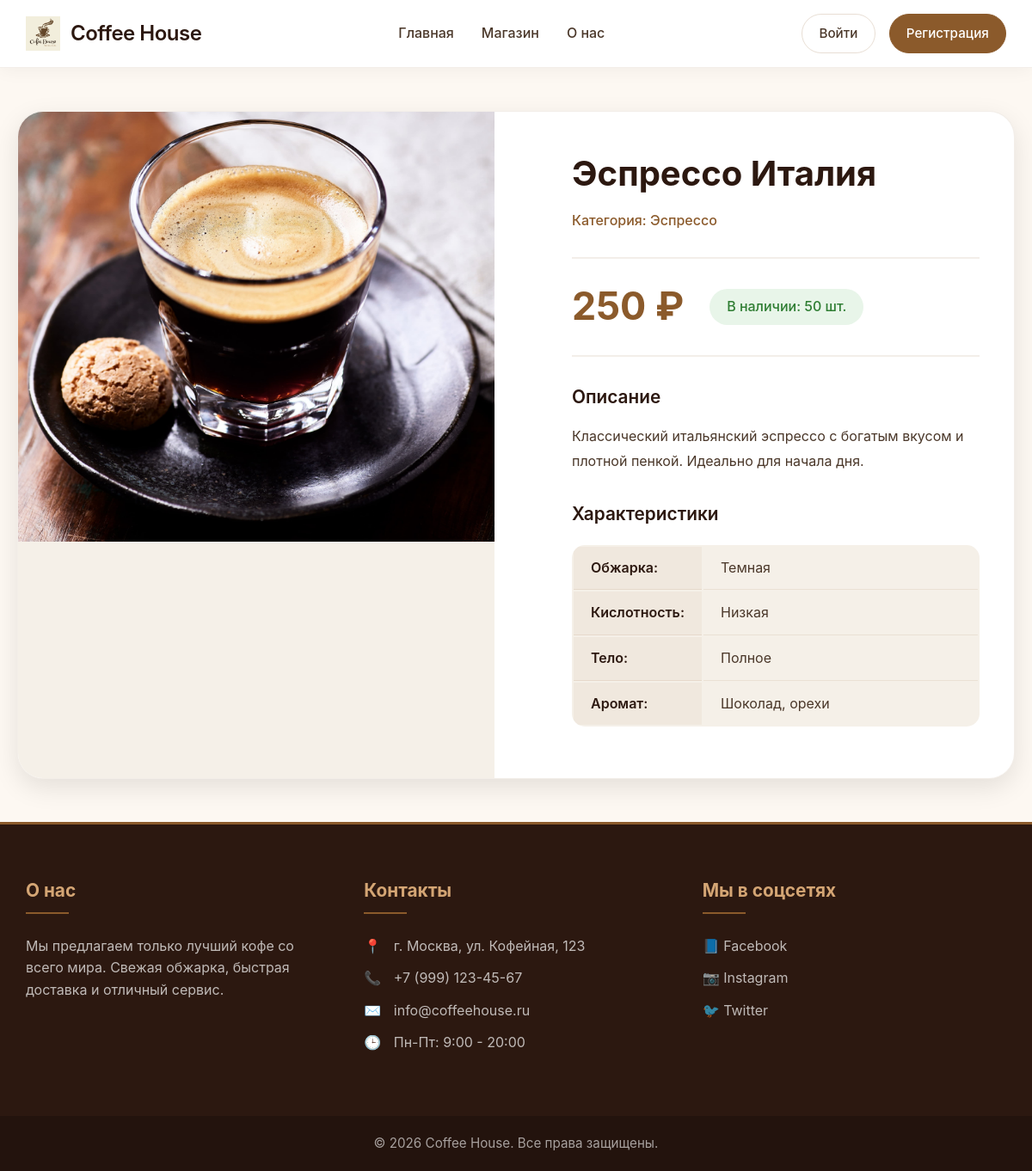
Screenshot of /product.php?id=1 with the database file from the repository.
### tables this page shows
CREATE TABLE products (
    id INT AUTO_INCREMENT PRIMARY KEY,
    category_id INT,
    name VARCHAR(100) NOT NULL,
    description TEXT,
    full_description TEXT,
    price DECIMAL(10, 2) NOT NULL,
    image VARCHAR(255),
    stock INT DEFAULT 0,
    characteristics JSON,
    created_at TIMESTAMP DEFAULT CURRENT_TIMESTAMP,
    FOREIGN KEY (category_id) REFERENCES categories(id)
);

CREATE TABLE categories (
    id INT AUTO_INCREMENT PRIMARY KEY,
    name VARCHAR(50) NOT NULL,
    description TEXT
);

### product.php (the view, shortened to what this page needs)
<?php
include 'includes/header.php';
$product_id = isset($_GET['id']) ? (int)$_GET['id'] : 0;
$query = "SELECT p.*, c.name as category_name FROM products p
          LEFT JOIN categories c ON p.category_id = c.id
          WHERE p.id = $product_id";
$result = mysqli_query($conn, $query);
$product = mysqli_fetch_assoc($result);
$characteristics = json_decode($product['characteristics'], true);
?>
<div class="product-detail">
    <div class="product-detail-container">
        <div class="product-gallery">
            <div class="main-image">
                <img src="assets/images/products/<?php echo $product['image']; ?>" alt="<?php echo $product['name']; ?>">
            </div>
        </div>
        <div class="product-info">
            <h1><?php echo $product['name']; ?></h1>
            <p class="product-category">Категория: <?php echo $product['category_name']; ?></p>
            <div class="product-price-section">
                <span class="product-price-large"><?php echo number_format($product['price'], 0, '', ' '); ?> ₽</span>
                <span class="product-stock <?php echo $product['stock'] > 0 ? 'in-stock' : 'out-of-stock'; ?>">
                    <?php echo $product['stock'] > 0 ? 'В наличии: ' . $product['stock'] . ' шт.' : 'Нет в наличии'; ?>
                </span>
            </div>
            <div class="product-description-full">
                <h3>Описание</h3>
                <p><?php echo $product['full_description']; ?></p>
            </div>
            <?php if (!empty($characteristics)): ?>
            <div class="product-characteristics">
                <h3>Характеристики</h3>
                <table class="characteristics-table">
                    <?php foreach ($characteristics as $key => $value): ?>
                    <tr>
                        <td><?php echo $key; ?>:</td>
                        <td><?php echo $value; ?></td>
                    </tr>
                    <?php endforeach; ?>
                </table>
            </div>
            <?php endif; ?>
        </div>
    </div>
</div>
<?php include 'includes/footer.php'; ?>

### assets/css/style.css (style rules this page uses)
* { margin: 0; padding: 0; box-sizing: border-box; }
:root { --primary: #8B5A2B; --primary-dark: #6B3F1F; --secondary: #D4A574; --dark: #2C1810; --light: #FDF8F2; --gray: #F5F0E8; --text: #4A3729; --text-light: #7E6B5C; --white: #FFFFFF; --shadow: 0 10px 30px rgba(0,0,0,0.1); --shadow-hover: 0 20px 40px rgba(139, 90, 43, 0.15); }
body { font-family: 'Inter', sans-serif; color: var(--text); background: var(--light); line-height: 1.6; min-height: 100vh; display: flex; flex-direction: column; }
.product-info { padding: 20px; }
.product-info h3 { font-size: 1.2rem; margin-bottom: 8px; color: var(--dark); font-weight: 600; }
.product-detail { max-width: 1200px; margin: 50px auto; padding: 0 20px; }
.product-detail-container { display: grid; grid-template-columns: 1fr 1fr; gap: 50px; background: var(--white); border-radius: 30px; overflow: hidden; box-shadow: var(--shadow); border: 1px solid rgba(139, 90, 43, 0.1); }
.product-gallery { background: var(--gray); }
.main-image img { width: 100%; height: 500px; object-fit: cover; }
.product-info { padding: 40px; }
.product-info h1 { font-size: 2.5rem; margin-bottom: 10px; color: var(--dark); font-weight: 700; }
.product-category { color: var(--primary); font-weight: 500; margin-bottom: 20px; }
.product-price-section { display: flex; align-items: center; gap: 30px; margin: 30px 0; padding: 20px 0; border-top: 2px solid rgba(139, 90, 43, 0.1); border-bottom: 2px solid rgba(139, 90, 43, 0.1); }
.product-price-large { font-size: 2.8rem; font-weight: 700; color: var(--primary); }
.product-stock { padding: 8px 20px; border-radius: 50px; font-weight: 500; }
.in-stock { background: #e8f5e9; color: #2e7d32; }
.product-description-full { margin: 30px 0; }
.product-description-full h3, .product-characteristics h3 { font-size: 1.3rem; margin-bottom: 15px; color: var(--dark); }
.product-description-full p { line-height: 1.8; color: var(--text); }
.characteristics-table { width: 100%; background: var(--gray); border-radius: 15px; overflow: hidden; margin: 20px 0; }
.characteristics-table td { padding: 12px 20px; border-bottom: 1px solid rgba(139, 90, 43, 0.1); }
.characteristics-table tr:last-child td { border-bottom: none; }
.characteristics-table td:first-child { font-weight: 600; color: var(--dark); background: rgba(139, 90, 43, 0.05); width: 140px; }

### rows the page displays
products: image (picture), name "Эспрессо Италия", category.name "Эспрессо", price "250", stock "50", full_description "Классический итальянский эспрессо с богатым вкусом и плотной пенкой. Идеально для начала дня.", characteristics "Темная", characteristics "Низкая", characteristics "Полное", characteristics "Шоколад, орехи"

### other values shown
$key "Обжарка"
$key "Кислотность"
$key "Тело"
$key "Аромат"
